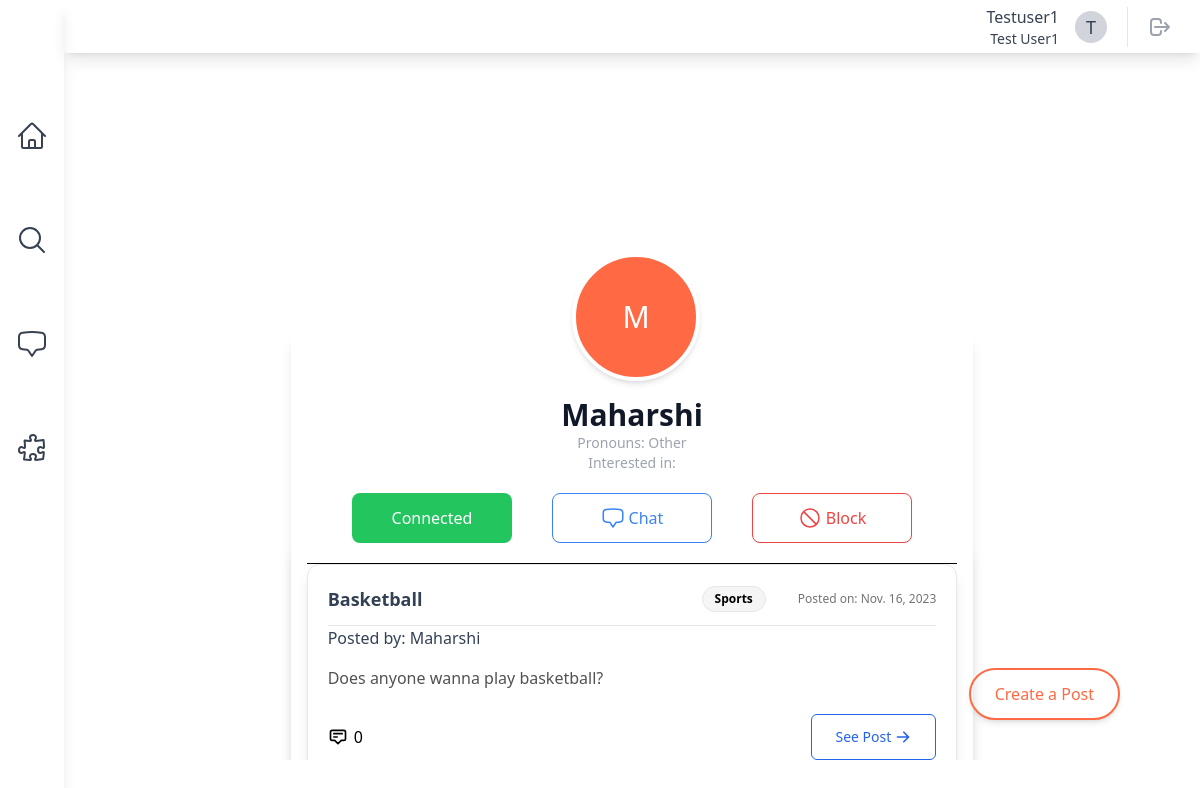
Before: /profile/maharshi (signed in) with the older database file.
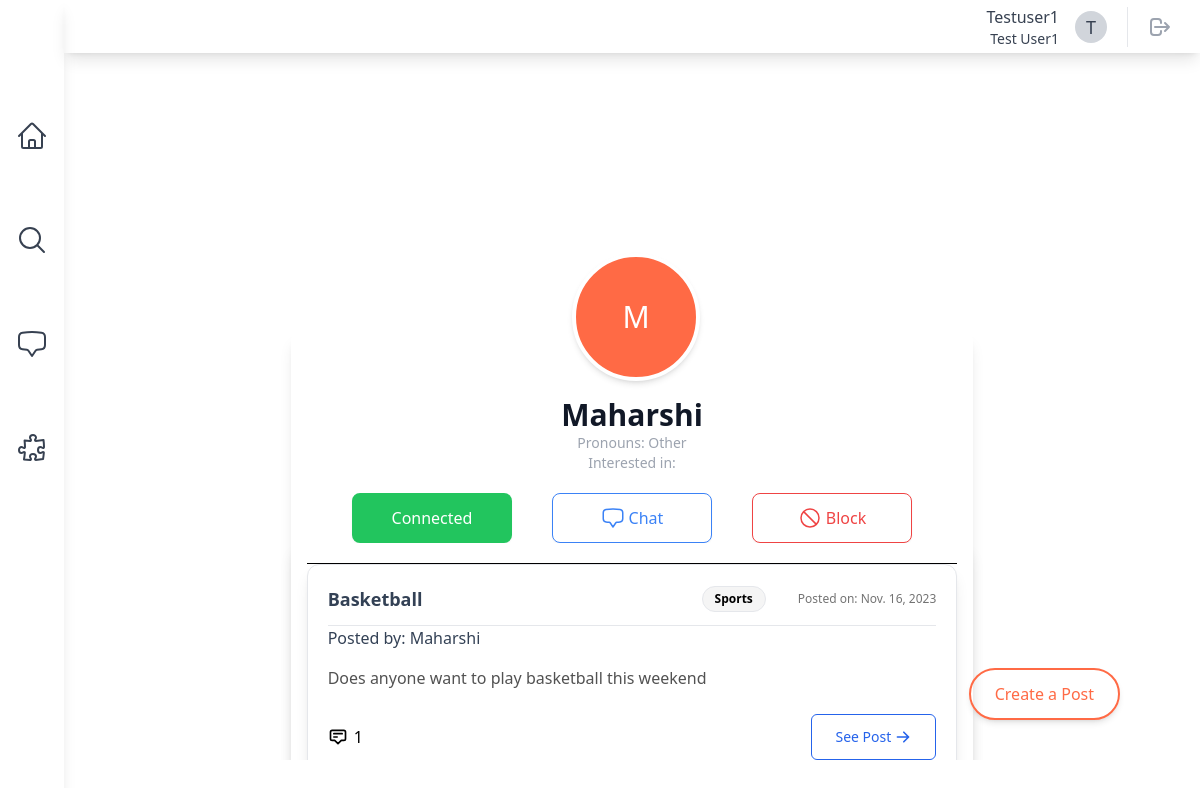
After: the same page with the newer database file.
### posts/models.py (models this page shows, shortened)
class ActivityPost(models.Model):
    class PostStatus(models.IntegerChoices):
        DRAFT = 1, _("Draft")
        PUBLISHED = 2, _("Published")
        ARCHIVED = 3, _("Archived")
    class Meta:
        db_table = "activity_posts"
        verbose_name_plural = "Activity Posts"
    poster = models.ForeignKey(settings.AUTH_USER_MODEL, on_delete=models.CASCADE)
    timestamp = models.DateTimeField(auto_now_add=True)
    title = models.CharField(max_length=255)
    description = models.TextField(max_length=1023)
    status = models.IntegerField(default=PostStatus.DRAFT, choices=PostStatus.choices)
    tags = models.ManyToManyField(InterestTag, related_name="activity_tags")

### symbi/models.py (models this page shows)
class SymbiUser(AbstractUser):
    class Pronouns(models.IntegerChoices):
        HE = 1, _("He/Him")
        SHE = 2, _("She/Her")
        THEY = 3, _("They/Them")
        OTHER = 4, _("Other/Prefer Not To Say")
    username = models.CharField(max_length=30, unique=True)
    email = models.EmailField(unique=True)
    full_name = models.CharField(max_length=50)
    pronouns = models.IntegerField(
        choices=Pronouns.choices,
        default=Pronouns.OTHER,
    )
    date_of_birth = models.DateField()
    major = models.CharField(max_length=100, default="undeclared")
    interests = models.ManyToManyField(InterestTag, related_name="interests")
    profile_picture = models.ImageField(
        upload_to="profile_pics/", null=True, blank=True
    )
    date_joined = models.DateTimeField(auto_now_add=True)
    REQUIRED_FIELDS = [
        "email",
        "full_name",
        "date_of_birth",
    ]

### symbi/views.py (the view)
# urls.py: path("profile/<slug:username>", views.ProfilePageView.as_view(), name="profile"),
class ProfilePageView(generic.DetailView):
    model = SymbiUser
    template_name = "symbi/profile_page.html"
    context_object_name = "profile"
    def get_object(self, queryset=None):
        return get_object_or_404(SymbiUser, username=self.kwargs["username"])
    def get_context_data(self, **kwargs):
        context = super().get_context_data(**kwargs)
        context["active_posts"] = ActivityPost.objects.filter(
            poster=self.object, status=ActivityPost.PostStatus.PUBLISHED
        )
        context["drafted_posts"] = ActivityPost.objects.filter(
            poster=self.object, status=ActivityPost.PostStatus.DRAFT
        )
        context["archived_posts"] = ActivityPost.objects.filter(
            poster=self.object, status=ActivityPost.PostStatus.ARCHIVED
        )
        context["connection"] = Connection.get_connection(
            self.request.user, self.object
        )
        return context

### symbi/models.py (called while the page is built)
    def __str__(self):
        return self.name.title()

    @classmethod
    def get_connection(cls, user1, user2):
        return cls.objects.filter(
            (models.Q(requester=user1) & models.Q(receiver=user2))
            | (models.Q(requester=user2) & models.Q(receiver=user1))
        ).first()

### symbi/templates/symbi/profile_page.html (shortened to what the changed rows need)
{% extends "base.html" %}
{% block content %}
    <div class="container mx-auto my-60">
        <div>
            <div class="bg-white relative shadow-lg rounded-lg w-5/6 md:w-5/6 lg:w-4/6 xl:w-3/6 mx-auto">
                <div class="flex justify-center">
                    <div class="mt-16">
                        <h1 class="font-bold text-center text-3xl text-gray-900">{{ profile.username|capfirst }}</h1>
                    </div>
                </div>
                {% if user == profile %}
                    <div class="flex flex-wrap mx-5" id="tabs-id">
                        <div class="w-full">
                            <ul class="flex mb-0 list-none flex-wrap pt-3 pb-4 flex-row">
                                <li class="-mb-px mr-2 last:mr-0 flex-auto text-center">
                                    <a class="text-xs font-bold uppercase px-5 py-3 shadow-lg rounded block leading-normal text-white bg-[#ff6a45]"
                                       onclick="changeActiveTab(event,'tab-active-posts')">
                                        <i class="fas fa-space-shuttle text-base mr-1"></i>  Active Posts
                                    </a>
                                </li>
                                <li class="-mb-px mr-2 last:mr-0 flex-auto text-center">
                                    <a class="text-xs font-bold uppercase px-5 py-3 shadow-lg rounded block leading-normal text-[#ff6a45] bg-white"
                                       onclick="changeActiveTab(event,'tab-drafted-posts')">
                                        <i class="fas fa-cog text-base mr-1"></i>  Drafted Posts
                                    </a>
                                </li>
                                <li class="-mb-px mr-2 last:mr-0 flex-auto text-center">
                                    <a class="text-xs font-bold uppercase px-5 py-3 shadow-lg rounded block leading-normal text-[#ff6a45] bg-white"
                                       onclick="changeActiveTab(event,'tab-archived-posts')">
                                        <i class="fas fa-briefcase text-base mr-1"></i>  Archived Posts
                                    </a>
                                </li>
                            </ul>
                            <div class="relative flex flex-col min-w-0 break-words bg-white w-full mb-6 shadow-lg rounded">
                                <div class="px-4 py-5 flex-auto">
                                    <div class="tab-content tab-space">
                                        <div class="block" id="tab-active-posts">
                                            {% if active_posts %}
                                                {% for post in active_posts %}
                                                    {% include "posts/post_card.html" with post=post %}
                                                {% endfor %}
                                            {% else %}
                                                <p>No Active Posts. You should make one!</p>
                                            {% endif %}
                                        </div>
                                        <div class="hidden" id="tab-drafted-posts">
                                            {% if drafted_posts %}
                                                {% for post in drafted_posts %}
                                                    {% include "posts/post_card.html" with post=post %}
                                                {% endfor %}
                                            {% else %}
                                                <p>No Drafted Posts</p>
                                            {% endif %}
                                        </div>
                                        <div class="hidden" id="tab-archived-posts">
                                            {% if drafted_posts %}
                                                {% for post in drafted_posts %}
                                                    {% include "posts/post_card.html" with post=post %}
                                                {% endfor %}
                                            {% else %}
                                                <p>No Archived Posts</p>
                                            {% endif %}
                                        </div>
                                    </div>
                                </div>
                            </div>
                        </div>
                    </div>
                    <script type="text/javascript">
                function changeActiveTab(event,tabID){
                  let element = event.target;
                  while(element.nodeName !== "A"){
                    element = element.parentNode;
                  }
                  ulElement = element.parentNode.parentNode;
                  aElements = ulElement.querySelectorAll("li > a");
                  tabContents = document.getElementById("tabs-id").querySelectorAll(".tab-content > div");
                  for(let i = 0 ; i < aElements.length; i++){
                    aElements[i].classList.remove("text-white");
                    aElements[i].classList.remove("bg-[#ff6a45]");
                    aElements[i].classList.add("text-[#ff6a45]");
                    aElements[i].classList.add("bg-white");
                    tabContents[i].classList.add("hidden");
                    tabContents[i].classList.remove("block");
                  }
                  element.classList.remove("text-[#ff6a45]");
                  element.classList.remove("bg-white");
                  element.classList.add("text-white");
                  element.classList.add("bg-[#ff6a45]");
                  document.getElementById(tabID).classList.remove("hidden");
                  document.getElementById(tabID).classList.add("block");
                }
                    </script>
                </div>
            {% else %}
                <div div
                     class="relative flex flex-col min-w-0 break-words bg-white w-full mb-6 shadow-lg rounded">
                    <div class="px-4 py-5 flex-auto">
                        <div>
                            <div class="block border-t border-black">
                                {% if active_posts %}
                                    {% for post in active_posts %}
                                        {% include "posts/post_card.html" with post=post %}
                                    {% endfor %}
                                {% else %}
                                    <p class="text-center mt-5">{{ profile.username|capfirst }} has not made any posts.</p>
                                {% endif %}
                            </div>
                        </div>
                    </div>
                </div>
            {% endif %}
        </div>
    </div>
{% endblock content %}

### posts/templates/posts/post_card.html
<div class="mb-5 rounded-xl border p-5 shadow-lg bg-white">
    <div class="flex w-full items-center justify-between border-b pb-3">
        <div class="flex items-center space-x-3">
            <div class="text-lg font-bold text-slate-700">{{ post.title|capfirst }}</div>
        </div>
        <div class="flex items-center space-x-8">
            {% for tag in post.tags.all %}
                <button class="rounded-2xl border bg-neutral-100 px-3 py-1 text-xs font-semibold">{{ tag }}</button>
            {% endfor %}
            <div class="text-xs text-neutral-500">Posted on: {{ post.timestamp.date }}</div>
        </div>
    </div>
    <div class="text-base text-slate-700">Posted by: {{ post.poster.username|capfirst }}</div>
    <div class="mt-4 mb-6">
        <div class="text-neutral-600">{{ post.description }}</div>
    </div>
    <div class="w-full flex flex-row justify-between">
        <div class="flex items-center transition hover:text-slate-600">
            <svg xmlns="http://www.w3.org/2000/svg"
                 class="mr-1.5 h-5 w-5"
                 fill="none"
                 viewBox="0 0 24 24"
                 stroke="currentColor"
                 stroke-width="2">
                <path stroke-linecap="round" stroke-linejoin="round" d="M7 8h10M7 12h4m1 8l-4-4H5a2 2 0 01-2-2V6a2 2 0 012-2h14a2 2 0 012 2v8a2 2 0 01-2 2h-3l-4 4z" />
            </svg>
            <span>{{ post.comments.count }}</span>
        </div>
        <a href="{% url 'posts:post_details' poster=post.poster pk=post.id %}"
           class="inline-flex items-center justify-center w-full px-6 py-3 mb-2 text-sm border-blue-600 border text-blue-600 bg-white rounded-md hover:bg-gray-100 sm:w-auto sm:mb-0"
           data-primary="green-400"
           data-rounded="rounded-2xl"
           data-primary-reset="{}">
            See Post
            <svg class="w-4 h-4 ml-1"
                 xmlns="http://www.w3.org/2000/svg"
                 viewBox="0 0 20 20"
                 fill="currentColor">
                <path fill-rule="evenodd" d="M10.293 3.293a1 1 0 011.414 0l6 6a1 1 0 010 1.414l-6 6a1 1 0 01-1.414-1.414L14.586 11H3a1 1 0 110-2h11.586l-4.293-4.293a1 1 0 010-1.414z" clip-rule="evenodd">
                </path>
            </svg>
        </a>
    </div>
</div>

Changed rows visible on the page:
changed ActivityPost "Basketball": description "Does anyone wanna play basketball?" → "Does anyone want to play basketball this weekend"; comments.count "0" → "1"
